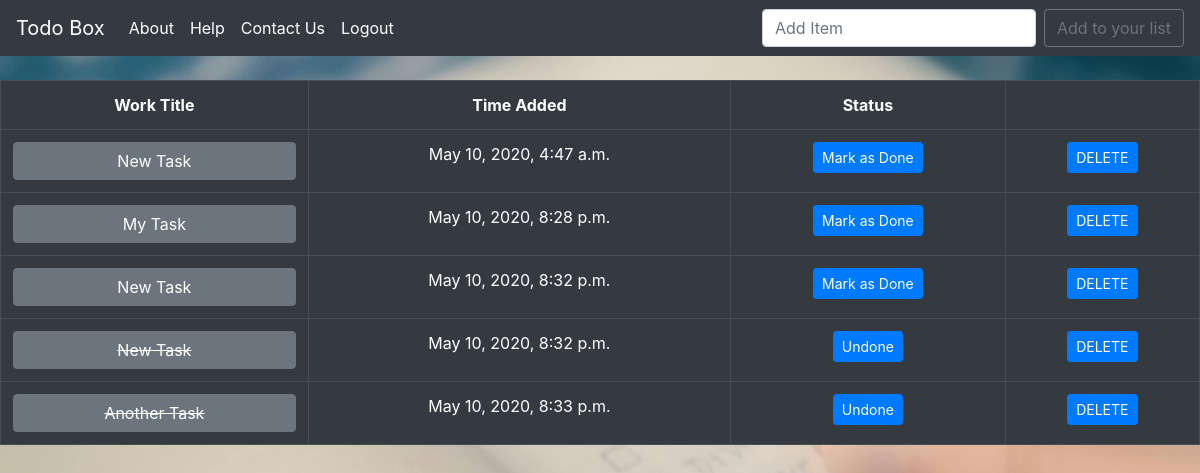
The app's page /home/ (signed in) with its own data.
### todo_list/models.py (models this page shows, shortened)
class List(models.Model):
    user = models.ForeignKey(User, related_name="list_user", on_delete=models.CASCADE, null=True)
    item = models.CharField(max_length = 300)
    completed = models.BooleanField(default=False)
    time_added = models.DateTimeField(auto_now_add=True)

### todo_list/views.py (the view)
# urls.py: path('home/', home_view, name='home'),
@login_required
def home_view(request):
    template_name = 'todo_list/home.html'
    context = {}
    if request.method == "POST":
        form = ListForm(request.POST or None)
        if form.is_valid():
            print(form.cleaned_data)
            item = form.cleaned_data['item']
            completed = form.cleaned_data['completed']
            List.objects.create(user=request.user, item=item, completed=completed)
            all_items = List.objects.filter(user=request.user).all()
            context['objects'] = all_items
            messages.success(request, ("It has been added to the list!"))
    else:
        all_items = List.objects.filter(user=request.user).all()
        context['objects'] = all_items
    return render(request, template_name, context=context)

### todo_list/templates/todo_list/home.html (shortened to what this page needs)
{% extends 'base.html' %}
{% block content %}
    {% include 'todo_list/nav_bar.html' %}
        <form class="form-inline my-2 my-lg-0" method="POST">
            <input class="form-control mr-sm-2" type="search" placeholder="Add Item" aria-label="Search" name="item">
            <button class="btn btn-outline-secondary my-2 my-sm-0" type="submit">Add to your list</button>
        </form>
    </nav>
    <br/>
    {% if objects %}
        <table class="table table-dark table-bordered">
        <tr>
            <th><center>Work Title</center></th>
            <th><center>Time Added</center></th>
            <th><center>Status</center><th>
        </tr>
        {% for obj in objects %}
            {% if obj.completed %}
                <tr class="">
                    <td class="striker"><a class="btn bbtn btn-secondary btn-block" href="{% url 'update' obj.id%}">{{obj.item}}</a></td>
                    <td><center>{{obj.time_added}}</center></td>
                    <td>
                        <center><a class="btn btn-primary btn-sm" href="{% url 'mark_undone' obj.id %}">Undone</a></center>
                    </td>
                    <td><center><a class="btn btn-primary btn-sm" href="{% url 'delete' obj.id %}">DELETE</a></center></td>
                </tr>
            {% else %}
                <tr>
                    <td><a class="btn bbtn btn-secondary btn-block" href="{% url 'update' obj.id%}">{{obj.item}}</a></td>
                    <td><center>{{obj.time_added}}</center></td>
                    <td>
                        <center><a class="btn btn-primary btn-sm" href="{% url 'mark_done' obj.id %}">Mark as Done</a></center>
                    </td>
                    <td><center><a class="btn btn-primary btn-sm" href="{% url 'delete' obj.id %}">DELETE</a></center></td>
                </tr>
            {% endif %}
        {% endfor %}
        </table>
    {% else %}
        <div class="alert alert-warning alart-dismissable" align="center">
            <p>Your Todo-List is empty right now... </p>
            <p>Hurry up and feel your Todo-Box with all of your works!</p>
        </div>
    {% endif %}
{% endblock %}

### todo_list/templates/base.html (shortened to what this page needs)
{% load static %}
<!doctype html>
<html lang="en">
  <head>
    <link rel="stylesheet" href="https://stackpath.bootstrapcdn.com/bootstrap/4.4.1/css/bootstrap.min.css">
    <link rel="stylesheet" href="{% static 'css/style.css' %}">
  </head>
  <body>
    {% block content %}
    {% endblock %}
  </body>
</html>

### todo_list/templates/todo_list/nav_bar.html (shortened to what this page needs)
<nav class="navbar navbar-expand-lg navbar-dark bg-dark">
    {% if user.is_authenticated %}
      <a class="navbar-brand" href="{% url 'welcome' %}">Todo Box</a>
    {% else %}
      <a class="navbar-brand" href="{% url 'user_home' %}">Todo Box</a>
    {% endif %}
        <ul class="navbar-nav mr-auto">
          <li class="nav-item">
            <a class="nav-link active" href="{% url 'about' %}">About</a>
          </li>
          <li class="nav-item">
            <a class="nav-link active" href="{% url 'help' %}">Help</a>
          </li>
          <li class="nav-item">
            <a class="nav-link active" href="{% url 'contact' %}">Contact Us</a>
          </li>
            {% if user.is_authenticated %}
              <li class="nav-item">
                <a class="nav-link active" href="{% url 'user_logout' %}">Logout</a>
              </li>
          {% endif %}
        </ul>

### todo_list/static/css/style.css (style rules this page uses)
.striker { text-decoration: line-through; }
body { background-image: url(../images/bg_resized4.jpg); background-repeat: no-repeat; background-attachment: fixed; }

### records on screen
List: item "New Task", time_added "May 10, 2020, 4:47 a.m."
List: item "My Task", time_added "May 10, 2020, 8:28 p.m."
List: item "New Task", time_added "May 10, 2020, 8:32 p.m."
List: item "New Task", time_added "May 10, 2020, 8:32 p.m."
List: item "Another Task", time_added "May 10, 2020, 8:33 p.m."
